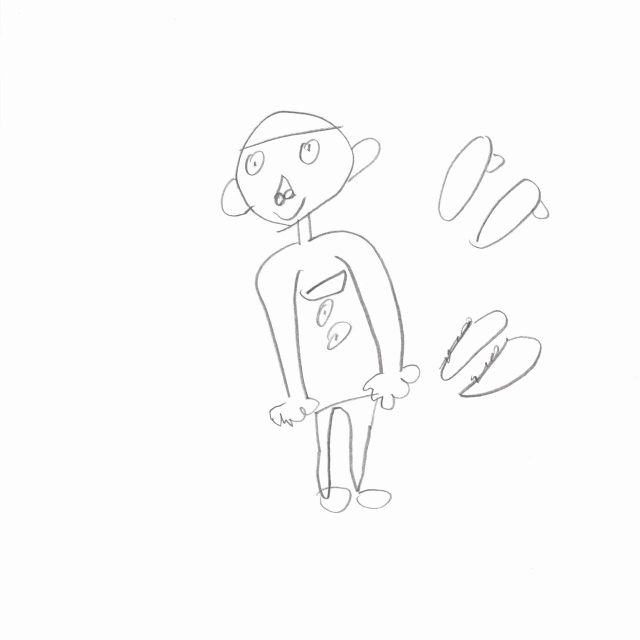
//> input picture test.jpg, 1280 x 1280 px (shown at 1/2 size)
$ ./direct_resize_test ../../../test.jpg   (built with g++ and OpenCV 4)
//> lines starting //> are read from the running program, lines starting //| are printed output that depends on the picture
#include <opencv2/opencv.hpp>

#include <chrono>
#include <filesystem>
#include <fstream>
#include <iomanip>
#include <iostream>
#include <string>
#include <vector>

namespace fs = std::filesystem;

static cv::Mat resizeKeepingAspectRatio(const cv::Mat& input, int targetSize, int interpolation) {
    const double scale = std::min(
        static_cast<double>(targetSize) / input.cols,
        static_cast<double>(targetSize) / input.rows
    );
    const int newWidth = static_cast<int>(input.cols * scale);
    const int newHeight = static_cast<int>(input.rows * scale);

    cv::Mat resized;
    cv::resize(input, resized, cv::Size(newWidth, newHeight), 0, 0, interpolation);
    return resized;
}

static double benchmarkResize(const cv::Mat& input, int targetSize, int interpolation, int iterations) {
    cv::Mat output;
    resizeKeepingAspectRatio(input, targetSize, interpolation);

    const auto start = std::chrono::steady_clock::now();
    for (int i = 0; i < iterations; ++i) {
        output = resizeKeepingAspectRatio(input, targetSize, interpolation);
    }
    const auto end = std::chrono::steady_clock::now();
    const auto elapsed = std::chrono::duration<double, std::milli>(end - start).count();
    return elapsed / iterations;
}

static cv::Rect findDarkContentRoi(const cv::Mat& image) {
    cv::Mat gray;
    cv::cvtColor(image, gray, cv::COLOR_BGR2GRAY);

    cv::Mat mask;
    cv::threshold(gray, mask, 220, 255, cv::THRESH_BINARY_INV);

    std::vector<std::vector<cv::Point>> contours;
    cv::findContours(mask, contours, cv::RETR_EXTERNAL, cv::CHAIN_APPROX_SIMPLE);
    if (contours.empty()) {
        return cv::Rect(0, 0, image.cols, image.rows);
    }

    cv::Rect roi;
    for (const auto& contour : contours) {
        const cv::Rect rect = cv::boundingRect(contour);
        roi = roi.empty() ? rect : (roi | rect);
    }

    const int padding = 20;
    roi.x = std::max(0, roi.x - padding);
    roi.y = std::max(0, roi.y - padding);
    roi.width = std::min(image.cols - roi.x, roi.width + padding * 2);
    roi.height = std::min(image.rows - roi.y, roi.height + padding * 2);
    return roi;
}

static cv::Rect centerCropInRoi(const cv::Rect& roi, const cv::Size& bounds, int cropSize) {
    const int width = std::min(cropSize, roi.width);
    const int height = std::min(cropSize, roi.height);
    int x = roi.x + (roi.width - width) / 2;
    int y = roi.y + (roi.height - height) / 2;

    x = std::max(0, std::min(x, bounds.width - width));
    y = std::max(0, std::min(y, bounds.height - height));
    return cv::Rect(x, y, width, height);
}

static void saveZoomCrop(const std::string& path, const cv::Mat& image, const cv::Rect& crop) {
    cv::Mat zoom;
    cv::resize(image(crop), zoom, cv::Size(crop.width * 6, crop.height * 6), 0, 0, cv::INTER_NEAREST);
    cv::imwrite(path, zoom);
}

int main(int argc, char** argv) {
    if (argc < 2) {
        std::cerr << "Usage: direct_resize_test <image_path> [output_dir]\n";
        return 1;
    }

    const std::string imagePath = argv[1];
    const std::string outputDir = argc >= 3
        ? argv[2]
        : "docs/pipeline-stages/images/preprocess/direct-test";

    fs::create_directories(outputDir);

    const cv::Mat original = cv::imread(imagePath);
//> original is the input picture: 1280 rows x 1280 cols, CV_8UC3; mean B, G, R 251.1, 251.1, 251.1
    if (original.empty()) {
        std::cerr << "Failed to load: " << imagePath << "\n";
        return 1;
    }

    const std::vector<int> targetSizes = {512, 768, 1024};
    const int iterations = 50;
    std::ofstream csv(outputDir + "/resize-test.csv");

    std::cout << "[input] " << imagePath << " -> "
              << original.cols << "x" << original.rows << "\n";
//| [input] ../../../test.jpg -> 1280x1280
    std::cout << "[benchmark] average of " << iterations << " iterations\n";
    std::cout << "targetSize,INTER_AREA_ms,INTER_LINEAR_ms,output_size\n";
    csv << "targetSize,INTER_AREA_ms,INTER_LINEAR_ms,output_size\n";

    for (const int targetSize : targetSizes) {
        const cv::Mat area = resizeKeepingAspectRatio(original, targetSize, cv::INTER_AREA);
        const cv::Mat linear = resizeKeepingAspectRatio(original, targetSize, cv::INTER_LINEAR);
        const double areaMs = benchmarkResize(original, targetSize, cv::INTER_AREA, iterations);
        const double linearMs = benchmarkResize(original, targetSize, cv::INTER_LINEAR, iterations);

        const std::string base = outputDir + "/resize-" + std::to_string(targetSize);
        cv::imwrite(base + "-area.png", area);
        cv::imwrite(base + "-linear.png", linear);

        cv::Mat diff;
        cv::absdiff(area, linear, diff);
        cv::imwrite(base + "-absdiff.png", diff);

        const cv::Rect roi = findDarkContentRoi(linear);
        const cv::Rect crop = centerCropInRoi(roi, linear.size(), 96);
        saveZoomCrop(base + "-area-edge-crop-6x.png", area, crop);
        saveZoomCrop(base + "-linear-edge-crop-6x.png", linear, crop);

        std::cout << targetSize << ","
                  << std::fixed << std::setprecision(4) << areaMs << ","
                  << std::fixed << std::setprecision(4) << linearMs << ","
                  << area.cols << "x" << area.rows << "\n";
        csv << targetSize << ","
            << std::fixed << std::setprecision(4) << areaMs << ","
            << std::fixed << std::setprecision(4) << linearMs << ","
            << area.cols << "x" << area.rows << "\n";
    }
//> this loop made 3 passes
//> (roi, x in centerCropInRoi, y in centerCropInRoi, crop) on passes 1 to 3: (Rect(157, 68, 303, 362), 260, 201, Rect(260, 201, 96, 96)), (Rect(245, 113, 434, 523), 414, 326, Rect(414, 326, 96, 96)), (Rect(333, 157, 566, 684), 568, 451, Rect(568, 451, 96, 96))
//> pass 1, in resizeKeepingAspectRatio, `cv::resize(input, resized, cv::Size(newWidth, newHeight), 0, 0, interp..`:
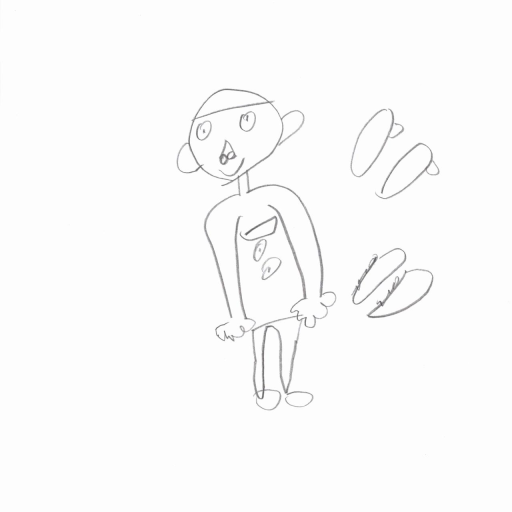
//> resized: 512 rows x 512 cols, CV_8UC3; mean B, G, R 251.1, 251.1, 251.1

    std::cout << "[output] " << outputDir << "\n";
    return 0;
}
